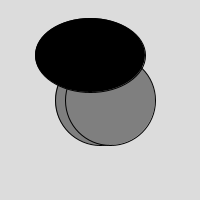
Frame 1 (no input)
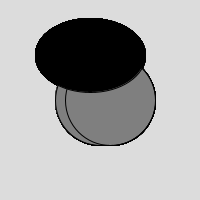
Frame 60 (the mouse pressed at the canvas centre just before this capture)
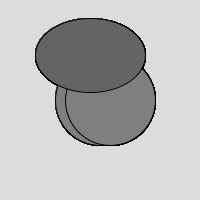
Frame 120 (the mouse held since frame 60 and released just before this capture)

The Processing sketch that drew these frames (run headless with seeded random() and noise(); from frame 60 on, the mouse is pressed at the canvas centre):

// Processing sketch: processing_82361
// ── processing_82361.pde

void setup()

{
size(200,200);
background(220);
}


void draw()
{
int Monpetitpanier;
Monpetitpanier = 100;

fill(127);

ellipse(100,Monpetitpanier,90,90);
println(Monpetitpanier);

Monpetitpanier = Monpetitpanier +10;
ellipse(Monpetitpanier,100,90,90);

int MapositionX;
MapositionX = 90;

int MapositionY;
MapositionY = 55;

int Macouleur;
Macouleur = mouseX;

fill(Macouleur);
ellipse(MapositionX,MapositionY,Monpetitpanier,74);


}
